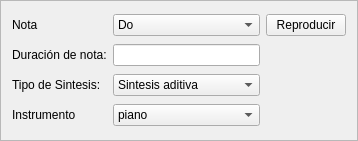
   <widget class="QFrame" name="Reproductor">
    <property name="geometry">
     <rect>
      <x>830</x>
      <y>490</y>
      <width>351</width>
      <height>141</height>
     </rect>
    </property>
    <property name="frameShape">
     <enum>QFrame::StyledPanel</enum>
    </property>
    <layout class="QGridLayout" name="gridLayout_3">
     <item row="1" column="2">
      <widget class="QLineEdit" name="duration_lineedit">
       <property name="text">
        <string/>
       </property>
      </widget>
     </item>
     <item row="0" column="0">
      <widget class="QLabel" name="label_3">
       <property name="text">
        <string>Nota</string>
       </property>
      </widget>
     </item>
     <item row="3" column="2">
      <widget class="QComboBox" name="instrument_selector_single_note">
       <item>
        <property name="text">
         <string>piano</string>
        </property>
       </item>
       <item>
        <property name="text">
         <string>flute</string>
        </property>
       </item>
       <item>
        <property name="text">
         <string>violin</string>
        </property>
       </item>
       <item>
        <property name="text">
         <string>trumpet</string>
        </property>
       </item>
      </widget>
     </item>
     <item row="0" column="2">
      <widget class="QComboBox" name="single_note_selector">
       <item>
        <property name="text">
         <string>Do</string>
        </property>
       </item>
       <item>
        <property name="text">
         <string>Re</string>
        </property>
       </item>
       <item>
        <property name="text">
         <string>Mi</string>
        </property>
       </item>
       <item>
        <property name="text">
         <string>Fa</string>
        </property>
       </item>
       <item>
        <property name="text">
         <string>Sol</string>
        </property>
       </item>
       <item>
        <property name="text">
         <string>La</string>
        </property>
       </item>
       <item>
        <property name="text">
         <string>Si</string>
        </property>
       </item>
      </widget>
     </item>
     <item row="2" column="2">
      <widget class="QComboBox" name="synth_selector_single_note">
       <item>
        <property name="text">
         <string>Sintesis aditiva</string>
        </property>
       </item>
       <item>
        <property name="text">
         <string>Sintesis por muestras</string>
        </property>
       </item>
       <item>
        <property name="text">
         <string>Sintesis física</string>
        </property>
       </item>
      </widget>
     </item>
     <item row="0" column="3">
      <widget class="QPushButton" name="reproduce_single_note">
       <property name="text">
        <string>Reproducir</string>
       </property>
      </widget>
     </item>
     <item row="3" column="0">
      <widget class="QLabel" name="label_5">
       <property name="text">
        <string>Instrumento</string>
       </property>
      </widget>
     </item>
     <item row="1" column="0">
      <widget class="QLabel" name="label_2">
       <property name="text">
        <string>Duración de nota:</string>
       </property>
      </widget>
     </item>
     <item row="2" column="0">
      <widget class="QLabel" name="label_4">
       <property name="text">
        <string>Tipo de Sintesis:</string>
       </property>
      </widget>
     </item>
    </layout>
   </widget>
